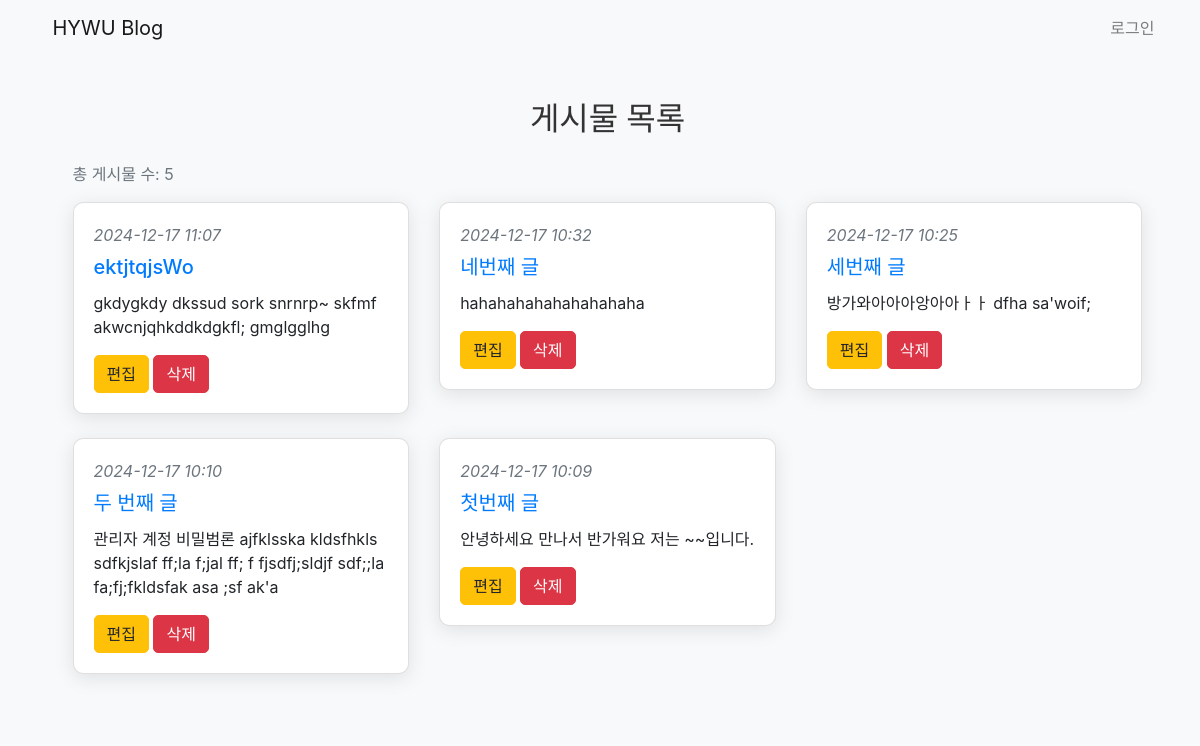
Screenshot of /blog/ with the database file from the repository.
### blog/models.py (models this page shows, shortened)
class Post(models.Model):
    author = models.ForeignKey(settings.AUTH_USER_MODEL, on_delete=models.CASCADE)
    title = models.CharField(max_length=200)
    text = models.TextField()
    created_date = models.DateTimeField(default=timezone.now)
    published_date = models.DateTimeField(blank=True, null=True)

### blog/views.py (the view)
# urls.py: path('', views.post_list, name='post_list'),
def post_list(request):
    posts = Post.objects.filter(published_date__lte=timezone.now()).order_by('-published_date')
    return render(request, 'blog/post_list.html', {'posts': posts})

### blog/templates/blog/post_list.html
{% extends 'blog/base.html' %}
{% block content %}
<div class="container mt-4" style="background-color: #f8f9fa; padding: 20px; border-radius: 10px;">
    <h2 class="text-center mb-4">게시물 목록</h2>
    <p class="text-muted">총 게시물 수: {{ posts.count }}</p>
    <div class="row">
        {% for post in posts %}
        <div class="col-md-4 mb-4">
            <div class="card">
                <div class="card-body">
                    <div class="date mb-2 text-muted">
                        {{ post.published_date|date:"Y-m-d H:i" }}
                    </div>
                    <h5 class="card-title"><a href="{% url 'post_detail' pk=post.pk %}">{{ post.title }}</a></h5>
                    <p class="card-text">{{ post.text|truncatewords:30 }}</p>
                    <div class="buttons">
                        <a href="{% url 'post_edit' post.pk %}" class="btn btn-warning">편집</a>
                        <a href="{% url 'post_delete' post.pk %}" class="btn btn-danger">삭제</a>
                    </div>
                </div>
            </div>
        </div>
        {% empty %}
            <p class="text-center">게시물이 없습니다.</p>
        {% endfor %}
    </div>
</div>
{% endblock %}

### blog/static/blog/style.css (style rules this page uses)
body { padding-left: 15px; background-color: #f8f9fa; }
h1, h2, h3, h4 { font-family: 'Noto Serif KR', cursive; }
.date { color: #828282; font-style: italic; }
.btn { border-radius: 5px; transition: background-color 0.3s; }
body { background-color: #f8f9fa; }
.card { border-radius: 10px; box-shadow: 0 4px 20px rgba(0, 0, 0, 0.1); }
h2 { color: #333; }

### rows the page displays
Post: published_date "2024-12-17 11:07", title "ektjtqjsWo", text "gkdygkdy dkssud sork snrnrp~ skfmf akwcnjqhkddkdgkfl; gmglgglhg"
Post: published_date "2024-12-17 10:32", title "네번째 글", text "hahahahahahahahahaha"
Post: published_date "2024-12-17 10:25", title "세번째 글", text "방가와아아아앙아아ㅏㅏ dfha sa'woif;"
Post: published_date "2024-12-17 10:10", title "두 번째 글", text "관리자 계정 비밀범론 ajfklsska kldsfhkls sdfkjslaf ff;la f;jal ff; f fjsdfj;sldjf sdf;;la fa;fj;fkldsfak asa ;sf ak'a"
Post: published_date "2024-12-17 10:09", title "첫번째 글", text "안녕하세요 만나서 반가워요 저는 ~~입니다."

### other values shown
{{ posts.count }} "5"
